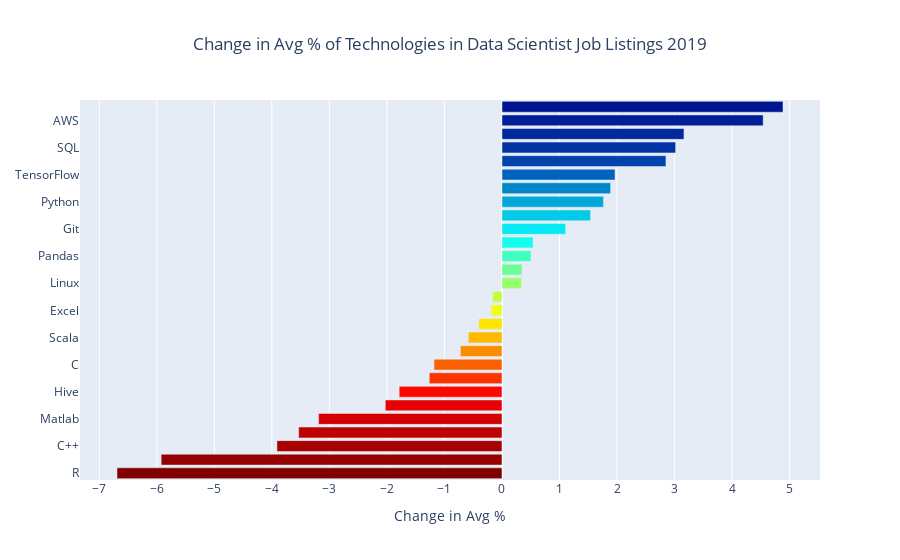

Notebook code cell kept with this figure:
### Code cell
cmax=50
cmin=200
color_s = np.linspace(cmin, cmax, 30)

data = [
    go.Bar(
        y=df_over_five_all_c.index,          
        x=df_over_five_all_c['Change in Avg'],
        orientation='h',
        marker=dict(
            colorscale='Jet',
            #cauto=True,
            color=color_s
        ),
        
        
        # text=p_s_df['Score'],
        # textposition='outside',
        # textfont=dict(size=10)
    )
]

layout = {
    'title': 'Change in Avg % of Technologies in Data Scientist Job Listings 2019',
    'xaxis': {'title': 'Change in Avg %', 'tickmode': 'linear'},

    'title_x':0.5,
    'height': 700
    
}

fig = go.Figure(data=data, layout=layout)
py.iplot(fig)

### Figure 1 — Plotly figure (JSON) as saved in the notebook; plotly's stock layout.template omitted (floating-point values rounded to 4 significant figures)
{"data": [{"marker": {"color": [200, 194.8, 189.7, 184.5, 179.3, 174.1, 169.0, 163.8, 158.6, 153.4, 148.3, 143.1, 137.9, 132.8, 127.6, 122.4, 117.2, 112.1, 106.9, 101.7, 96.55, 91.38, 86.21, 81.03, 75.86, 70.69, 65.52, 60.34, 55.17, 50], "colorscale": [[0, "rgb(0,0,131)"], [0.2, "rgb(0,60,170)"], [0.4, "rgb(5,255,255)"], [0.6, "rgb(255,255,0)"], [0.8, "rgb(250,0,0)"], [1, "rgb(128,0,0)"]]}, "orientation": "h", "type": "bar", "x": [-6.692, -5.924, -3.911, -3.534, -3.188, -2.029, -1.787, -1.264, -1.181, -0.7231, -0.5857, -0.4019, -0.1893, -0.1628, 0.3402, 0.3479, 0.5052, 0.5417, 1.107, 1.54, 1.765, 1.888, 1.965, 2.85, 3.019, 3.163, 4.54, 4.885], "y": ["R", "SAS", "C++", "Hadoop", "Matlab", "Java", "Hive", "Spark", "C", "Pig", "Scala", "NoSQL", "Excel", "Tableau", "Linux", "NumPy", "Pandas", "Javascript", "Git", "Scikit-learn", "Python", "Keras", "TensorFlow", "Azure", "SQL", "PyTorch", "AWS", "C# "]}], "layout": {"autosize": true, "title": {"text": "Change in Avg % of Technologies in Data Scientist Job Listings 2019", "x": 0.5}, "xaxis": {"autorange": true, "range": [-7.335, 5.528], "tickmode": "linear", "title": {"text": "Change in Avg %"}, "type": "linear"}, "yaxis": {"autorange": true, "range": [-0.5, 27.5], "type": "category"}}}
